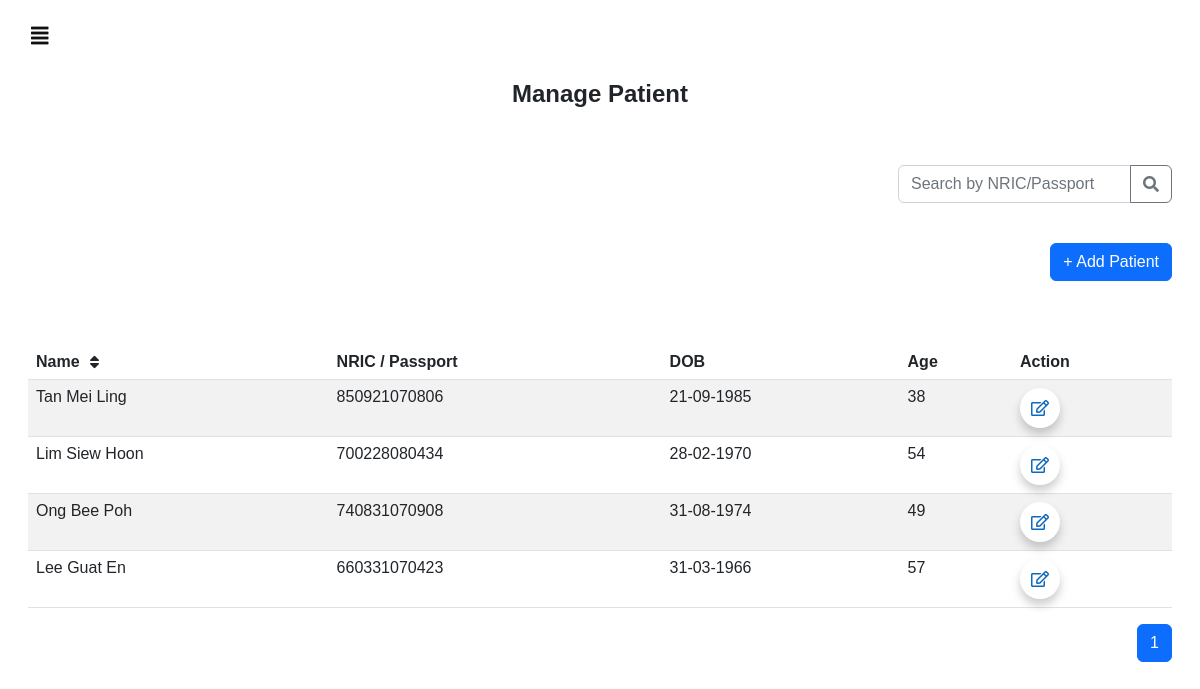
Page /homepage/ on the committed database.
### users/models.py (models this page shows, shortened)
class Patient(models.Model):
    fullname = models.CharField(max_length=100)
    nric_passport = models.CharField(max_length=20, unique=True)
    dob = models.DateField()
    age = models.IntegerField()
    created_at = models.DateTimeField(auto_now_add=True)
    deleted = models.BooleanField(default=False)
    allergies = models.ManyToManyField(Property, related_name='patients_with_allergy')

### users/views.py (the view)
# urls.py: path('homepage/', views.homepage, name="homepage"),
def homepage(request):
    patients = Patient.objects.filter(deleted=False).order_by('created_at')
    allergies = Property.objects.all()
    paginator = Paginator(patients,10)
    page_number = request.GET.get('page')
    page = paginator.get_page(page_number)
    max_pages = paginator.num_pages
    current_page = page.number
    page_range = range(max(1, current_page - 2), min(max_pages, current_page + 2) + 1)
    context={
        'patients': page,
        'allergies': allergies,
        'page_range': page_range
    }
    return render(request,'homepage.html', context)

### templates/homepage.html (shortened to what this page needs)
{% extends "sidebar.html" %}
{% block content %}
<html>
    <head>
    </head>
    <body>
        <br>
        <h4><center><b>Manage Patient</b></center></h4>
        <br><br>
        <div class="row justify-content-end">
            <div class="col-auto">
                <div class="input-group mb-3">
                    <input type="text" class="form-control" placeholder="Search by NRIC/Passport" id="searchInput">
                    <button class="btn btn-outline-secondary" type="button" id="searchButton">
                        <i class="fas fa-search"></i>
                    </button>
                </div>
            </div>
        </div>
        <br>
        <div class="row justify-content-end">
            <div class="col-auto">
                <button type="button" class="btn btn-primary mb-3" data-bs-toggle="modal" data-bs-target="#addPatientModal" onclick="resetPatientForm()">
                    <a href="#" class="addPatientButton">+ Add Patient</a>
                </button>
            </div>
        </div>
        <br><br>
        <table id="patient_table" class="table table-striped">
            <thead>
                <tr>
                    <th onclick="sortTable(0)">
                        <div class="header-wrapper">
                            <span>
                                Name
                                <i class="fas fa-sort" style="margin-left: 10px;"></i>
                            </span>
                        </div>
                    </th>
                    <th>NRIC / Passport</th>
                    <th>DOB</th>
                    <th>Age</th>
                    <th>Action</th>
                </tr>
            </thead>
            <tbody>
                {% for patient in patients %}
                <tr>
                    <td>{{ patient.fullname }}</td>
                    <td>{{ patient.nric_passport }}</td>
                    <td>{{ patient.dob|date:"d-m-Y" }}</td>
                    <td>{{ patient.age }}</td>
                    <td class="action-buttons">
                        <button type="button" class="btn btn-primary edit-icon-btn" data-bs-toggle="modal" data-bs-target="#editPatientModal{{ patient.id }}" title="Edit Patient"><i class="far fa-edit"></i></button>
                    </td>
                </tr>
                {% endfor %}
            </tbody>
        </table>
        <nav aria-label="Page navigation example">
            <ul class="pagination justify-content-end">
                {% for i in page_range %}
                    {% if i == patients.number %}
                    <li class="page-item active">
                        <span class="page-link">{{ i }}</span>
                    </li>
                    {% else %}
                    <li class="page-item">
                        <a class="page-link" href="?page={{ i }}">{{ i }}</a>
                    </li>
                    {% endif %}
                {% endfor %}
            </ul>
        </nav>
    </body>
</html>
{% endblock %}

### templates/sidebar.html (style rules this page uses)
body { font-family: "Arial", sans-serif; }

### templates/homepage.html (style rules this page uses)
body { font-family: "Arial", sans-serif; }
.addPatientButton { color: white; text-decoration: none; }
.edit-icon-btn { display: inline-block; color: #0f69bc !important; text-decoration: none; background-color: #ffffff !important; border: #ffffff !important; box-shadow: 0 6px 10px rgba(0, 0, 0, 0.2); border-radius: 50%; width: 40px; height: 40px; padding: 0; }
th { cursor: pointer; }
.header-wrapper { display: flex; align-items: center; }
.header-wrapper span { flex-grow: 1; display: flex; align-items: center; }
.header-wrapper i { margin-left: 4px; }

### rows in the picture
Patient: fullname "Tan Mei Ling", nric_passport "850921070806", dob "21-09-1985", age "38"
Patient: fullname "Lim Siew Hoon", nric_passport "700228080434", dob "28-02-1970", age "54"
Patient: fullname "Ong Bee Poh", nric_passport "740831070908", dob "31-08-1974", age "49"
Patient: fullname "Lee Guat En", nric_passport "660331070423", dob "31-03-1966", age "57"

### other values in the picture
{{ i }} "1"
